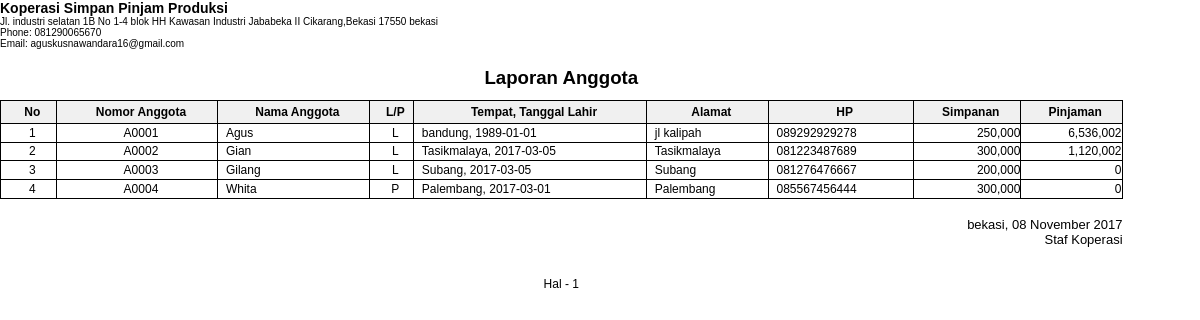
/modul/laporan/lapAnggota.php, run on the app's committed database.
### tables this page shows
CREATE TABLE `profile` (
  `id` int(11) NOT NULL AUTO_INCREMENT,
  `koperasi` varchar(100) DEFAULT NULL,
  `alamat` varchar(100) DEFAULT NULL,
  `kota` varchar(50) DEFAULT NULL,
  `hp` varchar(30) DEFAULT NULL,
  `email` varchar(50) DEFAULT NULL,
  PRIMARY KEY (`id`)
);

CREATE TABLE `anggota` (
  `id_anggota` char(5) NOT NULL,
  `namaanggota` varchar(50) NOT NULL,
  `jk` char(2) NOT NULL,
  `tempat_lahir` varchar(50) NOT NULL,
  `tgl_lahir` date NOT NULL,
  `alamat` varchar(50) NOT NULL,
  `hp` char(12) NOT NULL,
  PRIMARY KEY (`id_anggota`)
);

### modul/laporan/lapAnggota.php (the view, shortened to what this page needs)
<?php
include "../../koneksi/fungsikoperasi.php";
$kode1 = $_GET['kode1'];
$kode2 = $_GET['kode2'];
$pilih = $_GET['pilih'];
$judul = "Laporan Anggota <br>";
if ($pilih=='pilih'){
	$where = " WHERE noanggota BETWEEN '$kode1' AND '$kode2'";
	$judul .= "Berdasarkan Nomor $kode1 s/d $kode2 <br>";
} else {
	$where = "";
}
$profil = "<span class='koperasi'>" . koperasi(1) . "</span><br>";
$profil .= alamatkoperasi(1);
$query = mysqli_query($koneksi,"SELECT * FROM anggota $where ORDER BY id_anggota");
function myHeader($profil, $judul){
	echo "<div class='profil'>" . $profil .
		"</div> <br>
		<div class='header'>
			<h2>" . $judul . "</h2>
		</div>
		<table class='grid'>
			<tr>
				<th width='5%'>No</th>
				<th>Nomor Anggota</th>
				<th>Nama Anggota</th>
				<th>L/P</th>
				<th>Tempat, Tanggal Lahir</th>
				<th>Alamat</th>
				<th>HP</th>
				<th>Simpanan</th>
				<th>Pinjaman</th>
			</tr>";
}
$no = 1;
$page = 1;
while ($r_data=mysqli_fetch_array($query)){
	$tgllhr = $r_data['tgl_lahir'];
	$simpanan = simpanan($r_data['id_anggota']);
	$pinjaman = sisaAngsuran($r_data['id_anggota']);
	if (($no%40) == 1){
		myHeader($profil,$judul);
	}
	echo "<tr>
		<td align='center'>$no</td>
		<td align='center'>" . $r_data['id_anggota'] . "</td>
		<td align='left'>" . $r_data['namaanggota'] . "</td>
		<td align='center'>" . $r_data['jk'] . "</td>
		<td align='left'>" . $r_data['tempat_lahir'] . ", " . $tgllhr . "</td>
		<td align='left'>" . $r_data['alamat'] . "</td>
		<td align='left'>" . $r_data['hp'] . "</td>
		<td align='right'>" . number_format($simpanan) . "</td>
		<td align='right'>" . number_format($pinjaman) . "</td>
	</tr>";
	$no++;
}
echo "</table>";
echo "<div class='akhir' align='right'>";
$kota = kotakoperasi(1);
echo $kota . ", " . date('d F Y');
echo "<br>Staf Koperasi";
echo "<br><br><br>";
echo "</div>";
echo "<div class='page' align='center'>Hal - " . $page . "</div>";
?>

### koneksi/fungsikoperasi.php (shortened to what this page needs)
<?php
function koperasi($id){
	$koneksi=mysqli_connect('localhost','root','');
	mysqli_select_db($koneksi,'koperasi');
	$sql=mysqli_query($koneksi,"SELECT * FROM profile where id='$id'");
	$row=mysqli_num_rows($sql);
	if($row>0){
			$data=mysqli_fetch_array($sql);
			$hasil=$data['koperasi'];
		}else{
			$hasil=0;
		}
	return $hasil;
}
function alamatkoperasi($id){
	$koneksi=mysqli_connect('localhost','root','');
	mysqli_select_db($koneksi,'koperasi');
	$sql = mysqli_query($koneksi,"SELECT * FROM profile WHERE id='$id'");
	$r=mysqli_fetch_array($sql);
	$row = mysqli_num_rows($sql);
	if ($row>0){
		$hasil = $r['alamat'] . " " . $r['kota'] . "<br/>" .
				"Phone: " . $r['hp'] . "<br/>" .
				"Email: " . $r['email'] . "<br/>";
	} else {
		$hasil = "";
	}
	return $hasil;
}
function kotakoperasi($id){
	$koneksi=mysqli_connect('localhost','root','');
	mysqli_select_db($koneksi,'koperasi');
	$sql =mysqli_query($koneksi,"SELECT * FROM profile WHERE id='$id'");
	$data = mysqli_fetch_array($sql);
	$row = mysqli_num_rows($sql);
	if ($row>0){
		$hasil = $data['kota'];
	} else {
		$hasil = "";
	}
	return $hasil;
}
function simpanan($anggota){
	$koneksi=mysqli_connect('localhost','root','');
	mysqli_select_db($koneksi,'koperasi');
	$sql = mysqli_query($koneksi,"SELECT sum(jumlah) as total FROM simpanan WHERE id_anggota='$anggota'");
	$row = mysqli_num_rows($sql);
	if ($row > 0){
		$data = mysqli_fetch_array($sql);
		$hasil = $data['total'];
	} else {
		$hasil = 0;
	}
	return $hasil;
}
function sisaAngsuran($anggota){
	$koneksi=mysqli_connect('localhost','root','');
	mysqli_select_db($koneksi,'koperasi');
	$sql =mysqli_query ($koneksi,"SELECT b.id_anggota, sum(a.angsuran+a.bunga) as total FROM pinjaman_detail as a
    JOIN pinjaman_header as b
    ON a.id_pinjam=b.id_pinjam
    WHERE jumlah_bayar=0 AND id_anggota='$anggota'");
    $row = mysqli_num_rows($sql);
    if ($row>0){
    	$data = mysqli_fetch_array($sql);
    	$hasil = $data['total'];
    } else {
    	$hasil = 0;
    }
    return $hasil;
}

### modul/laporan/lapAnggota.php (style rules this page uses)
* { font-family: Arial; margin:0px; padding:0px; }
table.grid { width:29.7cm ; font-size: 9pt; border-collapse:collapse; }
table.grid th { padding-top:1mm; padding-bottom:1mm; }
table.grid th { background: #F0F0F0; border-top: 0.2mm solid #000; border-bottom: 0.2mm solid #000; text-align:center; padding-left:0.2cm; border:1px solid #000; }
table.grid tr td { padding-top:0.5mm; padding-bottom:0.5mm; padding-left:2mm; border-bottom:0.2mm solid #000; border:1px solid #000; }
h2 { font-size: 14pt; }
.profil { display: block; width:20.4cm ; font-size:10px; margin:0px; padding:0px; }
.profil .koperasi { font-size:14px; font-weight:bold; }
.header { display: block; width:29.7cm ; margin-bottom: 0.3cm; text-align: center; }
.akhir { width:29.7cm ; font-size:13px; }
.page { width:29.7cm ; font-size:12px; }

### data on the page
anggota: id_anggota "A0001", namaanggota "Agus", jk "L", tempat_lahir "bandung", tgl_lahir "1989-01-01", alamat "jl kalipah", hp "089292929278", simpanan "250,000", pinjaman "6,536,002"
profile: koperasi "Koperasi Simpan Pinjam Produksi", alamat "Jl. industri selatan 1B No 1-4 blok HH Kawasan Industri Jababeka II Cikarang,Bekasi 17550", kota "bekasi", hp "081290065670", email "aguskusnawandara16@gmail.com"
anggota: id_anggota "A0002", namaanggota "Gian", jk "L", tempat_lahir "Tasikmalaya", tgl_lahir "2017-03-05", alamat "Tasikmalaya", hp "081223487689", simpanan "300,000", pinjaman "1,120,002"
anggota: id_anggota "A0003", namaanggota "Gilang", jk "L", tempat_lahir "Subang", tgl_lahir "2017-03-05", alamat "Subang", hp "081276476667", simpanan "200,000", pinjaman "0"
anggota: id_anggota "A0004", namaanggota "Whita", jk "P", tempat_lahir "Palembang", tgl_lahir "2017-03-01", alamat "Palembang", hp "085567456444", simpanan "300,000", pinjaman "0"

### other printed values
$page "1"
